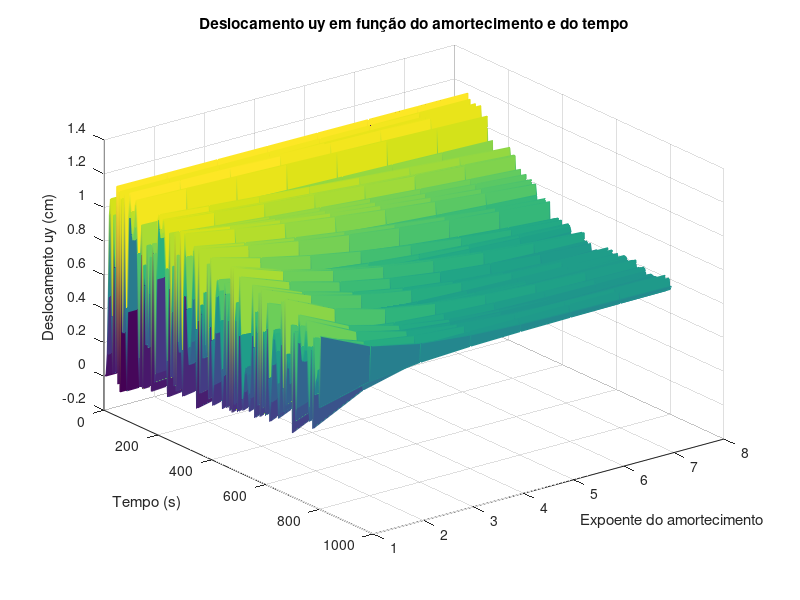

Write the MATLAB code that produced this figure.
clear;
clc;

#Parâmetros
m = 1751;
b0 = 0.7175;
e0 = 0.61;
lambda = 0.1; #conicidade
r0 = 0.4572;
theta = 800; #momento de inercia
kx = 4.5687e+6;
ky = 100;


#Velocidade do trem e raio de curvatura
V0 = 40;
Raio = 500; #m

#condição inicial x0
x0 = [0; 0; 0.4; 0];


#discretização do tempo
tsim = 800; #tempo de simulação
n = 200; #num de partições
Tn = tsim/n; #periodo de cada divisao

#preparando para o loop
Tp = zeros(1, n+1);
Tp(1, 1) = 1;
x = zeros(length(x0), n+1);
x(:, 1) = x0;
i = 1;
k=1;
j=8;
resultados_uy = zeros(n+1, j);

while k<=j
  cx = 0.02 * 10*k;
  cy = 0.276 * 10*k;

    #Matrizes
    [M] = [m, 0; 0, theta];
    [C] = [2*cy, 0; 0, 2*cx*(b0^2)];
    [K] = [ky, -2*cy; 2*cx*b0*lambda/r0, kx*(exp(2))];
    #Matrizes da equação geral
    [A] = [-(inv(M)*C*(1/V0)), -(inv(M)*K); eye(size(M)), zeros(size(M))];
    [B] = [inv(M); zeros(size(M))];

    #Autovalores e Autovetores de A
    [autovetores, autovalores] = eig(A);
    R = autovetores;
    i = 1;
    while i<=n
      T = Tp(i)
      #função de entrada
      Fy = 120*sin(30*T); #força oscilatória de entrada senoidal
      Mpsi = 0; #momento de entrada
      [F] = [Fy + (m*(V0^2)/Raio); Mpsi + (2*kx*(b0^2)/Raio)];
      u = [[F]];

      #matriz da exponencial no intervalo T
      [V] = (autovalores * T);
      [V] = expm([V]);
      #matriz fundamental no intervalo T
      matfund = real([R] * [V] * inv([R]));

      #solução
      x(:, i+1) = (matfund * x(:, i)) + (inv([A]) * (matfund - eye(size(matfund))) * [B] * u);

      Tp(i+1) = Tp(i) + 1;
      i = i + 1;
    endwhile
   resultados_uy(:, k) = x(3, :)/100;
   k = k +1;
endwhile

#tempo total
t = Tp*Tn
#para plotar
k = linspace(1, 8, 8);

figure()
surf(k, t, resultados_uy, 'EdgeColor', 'interp');
axis ij
xlabel('Expoente do amortecimento');
ylabel('Tempo (s)');
zlabel('Deslocamento uy (cm)');
title('Deslocamento uy em função do amortecimento e do tempo');

